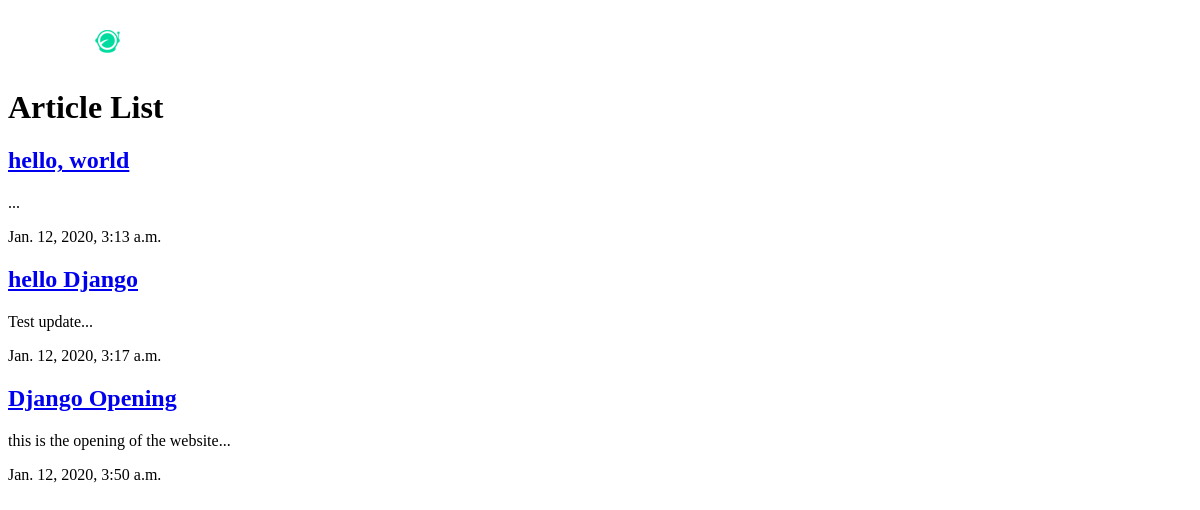
The page /articles/ on the database as committed earlier.
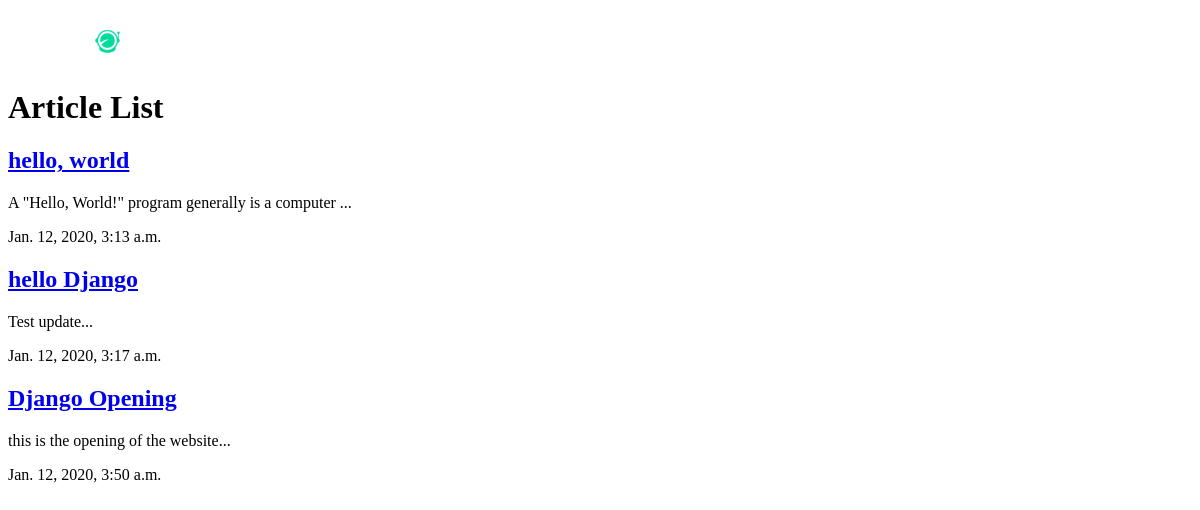
The same page on the database as committed later.
### articles/models.py (models this page shows, shortened)
class Article(models.Model): # [NGUYEN] models.Model is the parent class that Article inherits from
    title = models.CharField(max_length=100)
    slug = models.SlugField()
    body = models.TextField()
    date = models.DateTimeField(auto_now_add=True)
    def snippet(self):
        return self.body[:50] + '...' # take the first 50 characters of the body

### articles/views.py (the view)
def article_list(request):
    articles = Article.objects.all().order_by('date')
    return render(request, 'articles/article_list.html', {'articles': articles})

### articles/templates/articles/article_list.html
{% extends 'base_layout.html' %}
{% block content %}
    <h1>Article List</h1>
    <div class = "articles">
        {% for article in articles %}
            <div class = "article">
                <h2><a href = "{% url 'articles:details' slug=article.slug %}">{{ article.title }}</a></h2>
                <p>{{ article.snippet }}</p>
                <p>{{ article.date }}</p>
            </div>
        {% endfor %}
    </div>
{% endblock %}

### templates/base_layout.html (shortened to what this page needs)
{% load static %}
<!DOCTYPE html>
<html lang="en">
<head>
</head>
<body>
    <div class = "wrapper">
        <h1><a href = "{% url 'articles:list' %}"><img src = "{% static 'logo.png' %}"/></a></h1>
        {% block content %}
        {% endblock %}
    </div>
</body>
</html>

Rows that differ between the two databases and show on the page:
changed Article "hello, world": snippet "..." → "A \"Hello, World!\" program generally is a computer ..."
